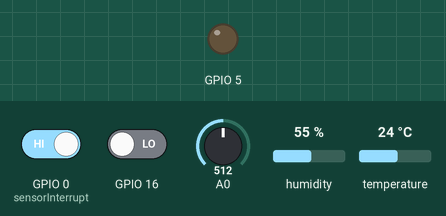
The sketch below on a simulated ESP8266 (NodeMCU). On the bench: output pins drawn as LEDs (lit = HIGH). Inputs (shaded band) come from the test bench; at power-on: GPIO 0 (sensorInterrupt) HIGH, GPIO 16 LOW, A0 = 512, humidity 55 %, temperature 24 °C. WiFi joins after 1.5 s; servers stay silent unless stated; what the sketch prints to the serial monitor is not drawn.

Above: at 0.05 s.
Timing chart, 0 to 5.7 s (numbered marks = the images above):
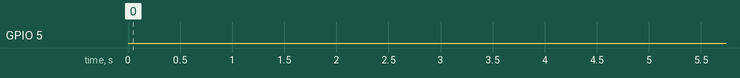

The sketch:

Flood_Detection_Mini_project.ino
```cpp
#include <ESP8266WiFi.h>;
#include <WiFiClient.h>;

#include <ThingSpeak.h>;

#include<DHT.h>
#include<DHT_U.h>

#define DHTPIN 4
#define DHTTYPE DHT11
DHT dht(DHTPIN, DHTTYPE);

#define MAX_HEIGHT_OF_DAM 100

const char* ssid = "ViLiCiA"; //Your Network SSID
const char* password = "aaaallll"; //Your Network Password

//Set the WiFi library Structures :
WiFiClient client;

// Thinkspeak to upload data :
unsigned long myChannelNumber = 1012335; //Your Channel Number (Without Brackets)
const char * myWriteAPIKey = "8HLO1F54AKGTP2S3"; //Your Write API Key


int WaterInDam;
float Temperature;
float Humidity;
int WaterLevel;
float WaterFlowRate;


int UltrasonicEchoPin = (16);
int UltrasonicTrigPin = (5);
int WaterLevelPin = (A0);

//WaterFlowRate
byte sensorInterrupt = 0;  // 0 = digital pin 2
byte WaterFlowSensorPin       = 2;
// The hall-effect flow sensor outputs approximately 4.5 pulses per second per litre/minute of flow.
float calibrationFactor = 4.5;

volatile byte pulseCount;
unsigned long oldTime;

void ICACHE_RAM_ATTR pulseCounter();

void setup(){

    //Start Serial Monitor
    Serial.begin(9600);

    delay(10);

    ThingSpeak.begin(client);

    pinMode (UltrasonicEchoPin, INPUT);    // The ECHO pin will recieve the rebounded wave, so it must be an input type.
    pinMode (UltrasonicTrigPin, OUTPUT);  // Same as above, the TRIG pin will send the ultrasonic wave.

    pinMode (WaterLevelPin, INPUT);

    pinMode (WaterFlowSensorPin, INPUT);
    digitalWrite(WaterFlowSensorPin, HIGH);
    pulseCount        = 0;
    WaterFlowRate     = 0.0;
    oldTime           = 0;
    //attachInterrupt(sensorInterrupt, pulseCounter, FALLING);//FALLING or RISING edge can start pulse counter

    dht.begin();                          //Begin DHT sensor
        digitalWrite (LED_BUILTIN,LOW);

}

void loop(){

  // attempt to connect to Wifi network:
  while(WiFi.status() != WL_CONNECTED) {
    Serial.print("\n\n\nAttempting to connect to WPA SSID: ");
    Serial.println(ssid);

    // Connect to WPA/WPA2 network:
    WiFi.begin(ssid, password);

    delay(10000);
    Serial.println(wl_status_to_string(WiFi.status()));

  }
  CalculationsForUltraSonicSensor();

  CalculationsForDHTSensor();

  CalculationsForWaterLevelSensor();

  CalculationsForWaterFlowSensor();

  PrintData();
  UpdateToCloud();

  delay(2000);

}

int status = WL_IDLE_STATUS
;

const char* wl_status_to_string(wl_status_t status) {
  switch (status) {
    case WL_NO_SHIELD: return "WL_NO_SHIELD";
    case WL_IDLE_STATUS: return "WL_IDLE_STATUS";
    case WL_NO_SSID_AVAIL: return "WL_NO_SSID_AVAIL";
    case WL_SCAN_COMPLETED: return "WL_SCAN_COMPLETED";
    case WL_CONNECTED: return "WL_CONNECTED";
    case WL_CONNECT_FAILED: return "WL_CONNECT_FAILED";
    case WL_CONNECTION_LOST: return "WL_CONNECTION_LOST";
    case WL_DISCONNECTED: return "WL_DISCONNECTED";
  }
}
void UpdateToCloud(){
  //Update in Thingspeak

  ThingSpeak.setField(1,WaterInDam);
  ThingSpeak.setField(2,Temperature);
  ThingSpeak.setField(3,Humidity);
  ThingSpeak.setField(4,WaterLevel);
  ThingSpeak.setField(5,WaterFlowRate);
  ThingSpeak.writeFields(myChannelNumber, myWriteAPIKey);

 /*
  ThingSpeak.writeField(myChannelNumber, 1, WaterInDam, myWriteAPIKey);
  ThingSpeak.writeField(myChannelNumber, 2, Temperature, myWriteAPIKey);
  ThingSpeak.writeField(myChannelNumber, 3, Humidity, myWriteAPIKey);
  ThingSpeak.writeField(myChannelNumber, 4, WaterLevel, myWriteAPIKey);
  ThingSpeak.writeField(myChannelNumber, 5, WaterFlowRate, myWriteAPIKey);
 */

  delay(1000);
}


void CalculationsForUltraSonicSensor(){

  //Calculations for Ultrasonic sensor
  digitalWrite (UltrasonicTrigPin, HIGH);
  delay(50);
  digitalWrite (UltrasonicTrigPin, LOW);
  int duration = pulseIn(UltrasonicEchoPin, HIGH);
  WaterInDam = (MAX_HEIGHT_OF_DAM - ((duration/2)/29.1));
}


void CalculationsForDHTSensor(){
  //Calculations for DHT sensor
  // Reading temperature or humidity takes about 250 milliseconds!
  Temperature = dht.readTemperature(); //in Celcius
  //Temperature = dht.readTemperature(); //in Fahrenheit
  Humidity = dht.readHumidity();//in %
  //float HeatIndex = dht.computeHeatIndex(Temperature, Humidity); //Temperature in Fahrenheit

}

void CalculationsForWaterLevelSensor(){
  //Calculations for WaterLevel sensor
  WaterLevel = analogRead(WaterLevelPin);

}

void CalculationsForWaterFlowSensor(){

  //Calculations for WaterFlowRate sensor

    if((millis() - oldTime) > 5000) { // Only process counters once per five seconds

        // Disable the interrupt while calculating flow rate
        detachInterrupt(sensorInterrupt);

        // Because this loop may not complete in exactly 1 second intervals we calculate
        // the number of milliseconds that have passed since the last execution and use
        // that to scale the output. We also apply the calibrationFactor to scale the output
        // based on the number of pulses per second per units of measure (litres/minute in
        // this case) coming from the sensor.
        WaterFlowRate = ((1000.0 / (millis() - oldTime)) * pulseCount) / calibrationFactor;

        // Note the time this processing pass was executed. Note that because we've
        // disabled interrupts the millis() function won't actually be incrementing right
        // at this point, but it will still return the value it was set to just before
        // interrupts went away.
        oldTime = millis();

        // Reset the pulse counter so we can start incrementing again
        pulseCount = 0;

        // Enable the interrupt again now that we've finished sending output
        attachInterrupt(sensorInterrupt, pulseCounter, FALLING);

    }
    //delay(5000);

}

/*
Insterrupt Service Routine
 */
void pulseCounter() {
    // Increment the pulse counter
    pulseCount++;
}

void PrintData(){


    Serial.println("WaterInDam : "+String(WaterInDam));
    Serial.println("Temperature : "+String(Temperature));
    Serial.println("Humidity : "+String(Humidity));
    Serial.println("WaterLevel : "+String(WaterLevel));
    Serial.println("WaterFlowRate : "+String(WaterFlowRate));
}
```
